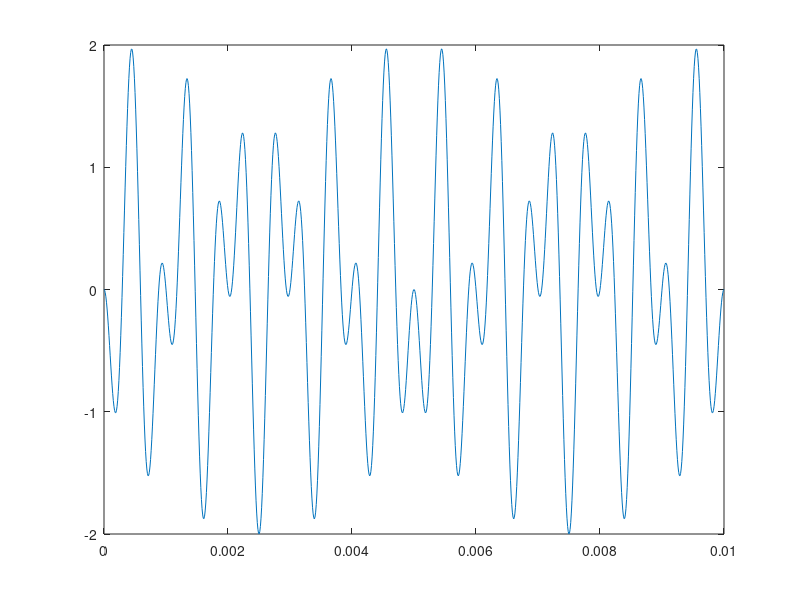

MATLAB code for this plot: (Note: this script raises an error after producing the figure.)
delta = linspace(0, 10e-3, 1000);
plot(delta, cos(2*pi*2200*delta) - cos(2*pi*1200*delta))


%%
%Program to perform CPFSK
clear all
close all
clc
x=[1 1 1 1 1 0 1 0 1 0 1];
n=length(x);

pulseWidth_Sec = 833e-6;

Fs = 10000; % 10000 Hz de frecuencia de sampleo
Ts = 1/Fs;
f1=1200;
f2=2200;

Xcpfsk=[];
x1=[];
lastPhase = 0;
for z=1:n
    if(x(z)==1)
        x1=[x1,ones(1,100)];
        t1 = linspace(lastPhase/(2*pi*f1), lastPhase/(2*pi*f1) + pulseWidth_Sec, pulseWidth_Sec/Ts);
        % genera puntos espaciados en Ts 
        Xcpfsk=[Xcpfsk, sin(2*pi*f1*t1)];
        lastPhase = 2*pi*f1*(lastPhase/(2*pi*f1) + pulseWidth_Sec + Ts);
    elseif(x(z)==0)
        x1=[x1,zeros(1,100)];
        t2 = linspace(lastPhase/(2*pi*f2), lastPhase/(2*pi*f2) + pulseWidth_Sec, pulseWidth_Sec/Ts);
        % genera puntos espaciados en Ts 
        Xcpfsk=[Xcpfsk, sin(2*pi*f2*t2)];
        lastPhase = 2*pi*f2*(lastPhase/(2*pi*f2) + pulseWidth_Sec + Ts);
    else
        disp('error');
        return
    end
end
pulseWidth_Sec/Ts

subplot 411
plot(x1)
subplot 412
%plot(Xcpfsk, '-o')
plot(Xcpfsk)

realTime = [Xcpfsk, zeros(1, floor(440e-6/Ts))];
retarded = [zeros(1, floor(440e-6/Ts)), Xcpfsk];

product = realTime.*retarded;

subplot 413
plot(product);

Hd = filterFIR1;

a = 1;
b = Hd.Numerator;

filteredOutput = filter(b, a, product);

subplot 414
plot(filteredOutput);

function Hd = filterFIR1
%filterFIR1 Returns a discrete-time filter object.

% MATLAB Code
% Generated by MATLAB(R) 9.4 and DSP System Toolbox 9.6.
% Generated on: 17-Oct-2022 01:34:29

% Equiripple Lowpass filter designed using the FIRPM function.

% All frequency values are in Hz.
Fs = 10000;  % Sampling Frequency

Fpass = 1400;            % Passband Frequency
Fstop = 2400;            % Stopband Frequency
Dpass = 0.057501127785;  % Passband Ripple
Dstop = 0.1;             % Stopband Attenuation
dens  = 20;              % Density Factor

% Calculate the order from the parameters using FIRPMORD.
[N, Fo, Ao, W] = firpmord([Fpass, Fstop]/(Fs/2), [1 0], [Dpass, Dstop]);

% Calculate the coefficients using the FIRPM function.
b  = firpm(N, Fo, Ao, W, {dens});
Hd = dfilt.dffir(b);

% [EOF]

end













